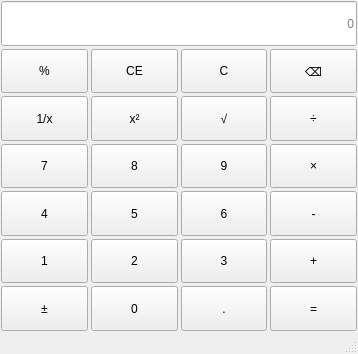
<?xml version="1.0" encoding="UTF-8"?>
<ui version="4.0">
 <class>MainWindow</class>
 <widget class="QMainWindow" name="MainWindow">
  <property name="geometry">
   <rect>
    <x>0</x>
    <y>0</y>
    <width>358</width>
    <height>354</height>
   </rect>
  </property>
  <property name="windowTitle">
   <string>MainWindow</string>
  </property>
  <widget class="QWidget" name="centralwidget">
   <layout class="QVBoxLayout" name="verticalLayout">
    <property name="spacing">
     <number>3</number>
    </property>
    <property name="leftMargin">
     <number>1</number>
    </property>
    <property name="topMargin">
     <number>1</number>
    </property>
    <property name="rightMargin">
     <number>1</number>
    </property>
    <property name="bottomMargin">
     <number>1</number>
    </property>
    <item>
     <layout class="QGridLayout" name="gridLayout">
      <item row="5" column="0">
       <widget class="QPushButton" name="btnNum1">
        <property name="sizePolicy">
         <sizepolicy hsizetype="Minimum" vsizetype="Minimum">
          <horstretch>0</horstretch>
          <verstretch>0</verstretch>
         </sizepolicy>
        </property>
        <property name="text">
         <string>1</string>
        </property>
       </widget>
      </item>
      <item row="6" column="2">
       <widget class="QPushButton" name="btnPeriod">
        <property name="sizePolicy">
         <sizepolicy hsizetype="Minimum" vsizetype="Minimum">
          <horstretch>0</horstretch>
          <verstretch>0</verstretch>
         </sizepolicy>
        </property>
        <property name="text">
         <string>.</string>
        </property>
       </widget>
      </item>
      <item row="2" column="2">
       <widget class="QPushButton" name="btnSqrt">
        <property name="sizePolicy">
         <sizepolicy hsizetype="Minimum" vsizetype="Minimum">
          <horstretch>0</horstretch>
          <verstretch>0</verstretch>
         </sizepolicy>
        </property>
        <property name="text">
         <string>√</string>
        </property>
       </widget>
      </item>
      <item row="1" column="2">
       <widget class="QPushButton" name="btnClearAll">
        <property name="sizePolicy">
         <sizepolicy hsizetype="Minimum" vsizetype="Minimum">
          <horstretch>0</horstretch>
          <verstretch>0</verstretch>
         </sizepolicy>
        </property>
        <property name="text">
         <string>C</string>
        </property>
       </widget>
      </item>
      <item row="1" column="3">
       <widget class="QPushButton" name="btnDel">
        <property name="sizePolicy">
         <sizepolicy hsizetype="Minimum" vsizetype="Minimum">
          <horstretch>0</horstretch>
          <verstretch>0</verstretch>
         </sizepolicy>
        </property>
        <property name="text">
         <string>⌫</string>
        </property>
       </widget>
      </item>
      <item row="3" column="3">
       <widget class="QPushButton" name="btnMultiple">
        <property name="sizePolicy">
         <sizepolicy hsizetype="Minimum" vsizetype="Minimum">
          <horstretch>0</horstretch>
          <verstretch>0</verstretch>
         </sizepolicy>
        </property>
        <property name="text">
         <string>×</string>
        </property>
       </widget>
      </item>
      <item row="2" column="3">
       <widget class="QPushButton" name="btnDivide">
        <property name="sizePolicy">
         <sizepolicy hsizetype="Minimum" vsizetype="Minimum">
          <horstretch>0</horstretch>
          <verstretch>0</verstretch>
         </sizepolicy>
        </property>
        <property name="text">
         <string>÷</string>
        </property>
       </widget>
      </item>
      <item row="6" column="1">
       <widget class="QPushButton" name="btnNum0">
        <property name="sizePolicy">
         <sizepolicy hsizetype="Minimum" vsizetype="Minimum">
          <horstretch>0</horstretch>
          <verstretch>0</verstretch>
         </sizepolicy>
        </property>
        <property name="text">
         <string>0</string>
        </property>
       </widget>
      </item>
      <item row="5" column="2">
       <widget class="QPushButton" name="btnNum3">
        <property name="sizePolicy">
         <sizepolicy hsizetype="Minimum" vsizetype="Minimum">
          <horstretch>0</horstretch>
          <verstretch>0</verstretch>
         </sizepolicy>
        </property>
        <property name="text">
         <string>3</string>
        </property>
       </widget>
      </item>
      <item row="2" column="1">
       <widget class="QPushButton" name="btnSquare">
        <property name="sizePolicy">
         <sizepolicy hsizetype="Minimum" vsizetype="Minimum">
          <horstretch>0</horstretch>
          <verstretch>0</verstretch>
         </sizepolicy>
        </property>
        <property name="text">
         <string>x²</string>
        </property>
       </widget>
      </item>
      <item row="2" column="0">
       <widget class="QPushButton" name="btnInverse">
        <property name="sizePolicy">
         <sizepolicy hsizetype="Minimum" vsizetype="Minimum">
          <horstretch>0</horstretch>
          <verstretch>0</verstretch>
         </sizepolicy>
        </property>
        <property name="text">
         <string>1/x</string>
        </property>
       </widget>
      </item>
      <item row="4" column="0">
       <widget class="QPushButton" name="btnNum4">
        <property name="sizePolicy">
         <sizepolicy hsizetype="Minimum" vsizetype="Minimum">
          <horstretch>0</horstretch>
          <verstretch>0</verstretch>
         </sizepolicy>
        </property>
        <property name="text">
         <string>4</string>
        </property>
       </widget>
      </item>
      <item row="4" column="3">
       <widget class="QPushButton" name="btnMinus">
        <property name="sizePolicy">
         <sizepolicy hsizetype="Minimum" vsizetype="Minimum">
          <horstretch>0</horstretch>
          <verstretch>0</verstretch>
         </sizepolicy>
        </property>
        <property name="text">
         <string>-</string>
        </property>
       </widget>
      </item>
      <item row="4" column="2">
       <widget class="QPushButton" name="btnNum6">
        <property name="sizePolicy">
         <sizepolicy hsizetype="Minimum" vsizetype="Minimum">
          <horstretch>0</horstretch>
          <verstretch>0</verstretch>
         </sizepolicy>
        </property>
        <property name="text">
         <string>6</string>
        </property>
       </widget>
      </item>
      <item row="1" column="0">
       <widget class="QPushButton" name="btnPercentage">
        <property name="sizePolicy">
         <sizepolicy hsizetype="Minimum" vsizetype="Minimum">
          <horstretch>0</horstretch>
          <verstretch>0</verstretch>
         </sizepolicy>
        </property>
        <property name="text">
         <string>%</string>
        </property>
       </widget>
      </item>
      <item row="5" column="3">
       <widget class="QPushButton" name="btnPlus">
        <property name="sizePolicy">
         <sizepolicy hsizetype="Minimum" vsizetype="Minimum">
          <horstretch>0</horstretch>
          <verstretch>0</verstretch>
         </sizepolicy>
        </property>
        <property name="text">
         <string>+</string>
        </property>
       </widget>
      </item>
      <item row="6" column="3">
       <widget class="QPushButton" name="btnEqual">
        <property name="sizePolicy">
         <sizepolicy hsizetype="Minimum" vsizetype="Minimum">
          <horstretch>0</horstretch>
          <verstretch>0</verstretch>
         </sizepolicy>
        </property>
        <property name="text">
         <string>=</string>
        </property>
       </widget>
      </item>
      <item row="3" column="0">
       <widget class="QPushButton" name="btnNum7">
        <property name="sizePolicy">
         <sizepolicy hsizetype="Minimum" vsizetype="Minimum">
          <horstretch>0</horstretch>
          <verstretch>0</verstretch>
         </sizepolicy>
        </property>
        <property name="text">
         <string>7</string>
        </property>
       </widget>
      </item>
      <item row="1" column="1">
       <widget class="QPushButton" name="btnClearEntry">
        <property name="sizePolicy">
         <sizepolicy hsizetype="Minimum" vsizetype="Minimum">
          <horstretch>0</horstretch>
          <verstretch>0</verstretch>
         </sizepolicy>
        </property>
        <property name="text">
         <string>CE</string>
        </property>
       </widget>
      </item>
      <item row="3" column="1">
       <widget class="QPushButton" name="btnNum8">
        <property name="sizePolicy">
         <sizepolicy hsizetype="Minimum" vsizetype="Minimum">
          <horstretch>0</horstretch>
          <verstretch>0</verstretch>
         </sizepolicy>
        </property>
        <property name="text">
         <string>8</string>
        </property>
       </widget>
      </item>
      <item row="0" column="0" colspan="4">
       <widget class="QLineEdit" name="display">
        <property name="sizePolicy">
         <sizepolicy hsizetype="Expanding" vsizetype="Minimum">
          <horstretch>0</horstretch>
          <verstretch>0</verstretch>
         </sizepolicy>
        </property>
        <property name="alignment">
         <set>Qt::AlignRight|Qt::AlignTrailing|Qt::AlignVCenter</set>
        </property>
        <property name="placeholderText">
         <string>0</string>
        </property>
       </widget>
      </item>
      <item row="5" column="1">
       <widget class="QPushButton" name="btnNum2">
        <property name="sizePolicy">
         <sizepolicy hsizetype="Minimum" vsizetype="Minimum">
          <horstretch>0</horstretch>
          <verstretch>0</verstretch>
         </sizepolicy>
        </property>
        <property name="text">
         <string>2</string>
        </property>
       </widget>
      </item>
      <item row="4" column="1">
       <widget class="QPushButton" name="btnNum5">
        <property name="sizePolicy">
         <sizepolicy hsizetype="Minimum" vsizetype="Minimum">
          <horstretch>0</horstretch>
          <verstretch>0</verstretch>
         </sizepolicy>
        </property>
        <property name="text">
         <string>5</string>
        </property>
       </widget>
      </item>
      <item row="6" column="0">
       <widget class="QPushButton" name="btnSign">
        <property name="sizePolicy">
         <sizepolicy hsizetype="Minimum" vsizetype="Minimum">
          <horstretch>0</horstretch>
          <verstretch>0</verstretch>
         </sizepolicy>
        </property>
        <property name="text">
         <string>±</string>
        </property>
       </widget>
      </item>
      <item row="3" column="2">
       <widget class="QPushButton" name="btnNum9">
        <property name="sizePolicy">
         <sizepolicy hsizetype="Minimum" vsizetype="Minimum">
          <horstretch>0</horstretch>
          <verstretch>0</verstretch>
         </sizepolicy>
        </property>
        <property name="text">
         <string>9</string>
        </property>
       </widget>
      </item>
     </layout>
    </item>
   </layout>
  </widget>
  <widget class="QMenuBar" name="menubar">
   <property name="geometry">
    <rect>
     <x>0</x>
     <y>0</y>
     <width>358</width>
     <height>21</height>
    </rect>
   </property>
  </widget>
  <widget class="QStatusBar" name="statusbar"/>
 </widget>
 <resources/>
 <connections/>
</ui>
